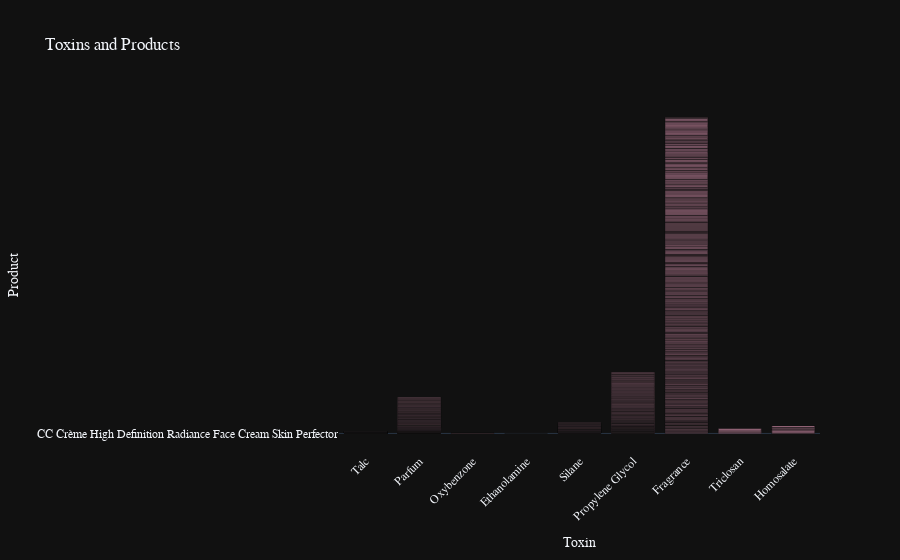

Notebook code for this chart:
### Markdown cell above
### [Bar Charts](https://plotly.com/python/bar-charts/) of the three different categories of hazardness
- Low
- Moderate
- High

### Code cell
layout = go.Layout(
    title='Toxins and Products',
    template='plotly_dark',
    xaxis=dict(title='Toxin', tickangle=-45, automargin=True),
    yaxis=dict(title='Product'),
    font=dict(family="Redaction")
    # margin=dict(l=50, r=50, t=80, b=50)
)

data = [
    go.Bar(
        x=df['Toxin'],
        y=df['Product'],
        marker=dict(color='#db93b0')
    )
]

fig = go.Figure(data=data, layout=layout)

pio.show(fig)

pio.write_html(fig, file='../reports/dynamic_visuals/low_hazard_bar.html', auto_open=False)

### Figure 1 — Plotly figure (JSON) as saved in the notebook; plotly's stock layout.template omitted (floating-point values rounded to 4 significant figures; data arrays with more than 128 entries replaced by an {"elided": "..."} marker saying what was removed)
{"data": [{"marker": {"color": "#db93b0"}, "type": "bar", "x": {"elided": "895 str values"}, "y": {"elided": "895 str values"}}], "layout": {"font": {"family": "Redaction"}, "title": {"text": "Toxins and Products"}, "xaxis": {"automargin": true, "tickangle": -45, "title": {"text": "Toxin"}}, "yaxis": {"title": {"text": "Product"}}}}
